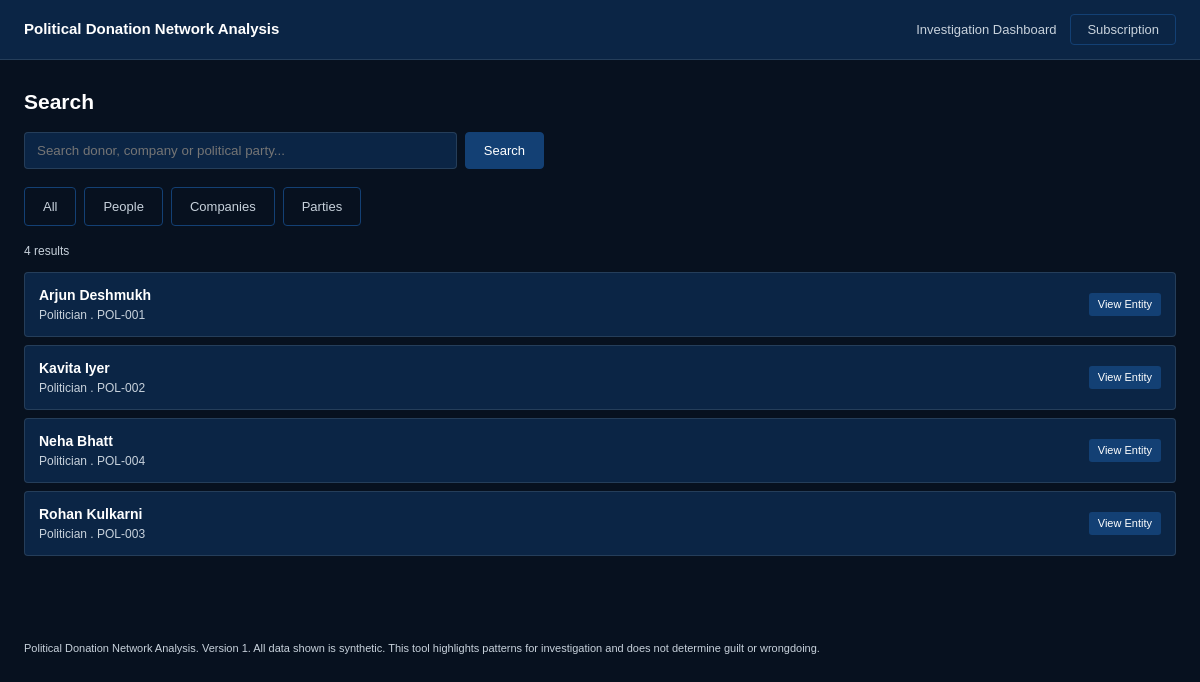
The app's page /pages/search.php?category=politician with its own data.
### tables this page shows
CREATE TABLE politicians (
    id INT PRIMARY KEY AUTO_INCREMENT,
    entity_id VARCHAR(20) NOT NULL UNIQUE,
    name VARCHAR(150) NOT NULL,
    party_id INT,
    designation VARCHAR(100),
    created_at TIMESTAMP DEFAULT CURRENT_TIMESTAMP,
    FOREIGN KEY (party_id) REFERENCES political_parties(id)
);

### pages/search.php (the view, shortened to what this page needs)
<?php
require_once __DIR__ . '/../config/database.php';
require_once __DIR__ . '/../config/helpers.php';
$q = trim($_GET['q'] ?? '');
$category = $_GET['category'] ?? '';
$results = [];
if ($q !== '') {
    $like = '%' . $q . '%';
    $stmt = $pdo->prepare("SELECT entity_id, name, 'Donor' AS type_label, 'donor' AS type FROM donors WHERE name LIKE ? OR entity_id LIKE ?");
    $stmt->execute([$like, $like]);
    $results = array_merge($results, $stmt->fetchAll());
    $stmt = $pdo->prepare("SELECT entity_id, company_name AS name, 'Company' AS type_label, 'company' AS type FROM companies WHERE company_name LIKE ? OR entity_id LIKE ?");
    $stmt->execute([$like, $like]);
    $results = array_merge($results, $stmt->fetchAll());
    $stmt = $pdo->prepare("SELECT party_id AS entity_id, party_name AS name, 'Political Party' AS type_label, 'party' AS type FROM political_parties WHERE party_name LIKE ? OR party_id LIKE ?");
    $stmt->execute([$like, $like]);
    $results = array_merge($results, $stmt->fetchAll());
} elseif ($category === 'donor') {
    $results = $pdo->query("SELECT entity_id, name, 'Donor' AS type_label, 'donor' AS type FROM donors ORDER BY name")->fetchAll();
} elseif ($category === 'party') {
    $results = $pdo->query("SELECT party_id AS entity_id, party_name AS name, 'Political Party' AS type_label, 'party' AS type FROM political_parties ORDER BY party_name")->fetchAll();
} elseif ($category === 'politician') {
    $results = $pdo->query("SELECT entity_id, name, 'Politician' AS type_label, 'politician' AS type FROM politicians ORDER BY name")->fetchAll();
}
?>
<h2>Search</h2>
<form action="search.php" method="get" style="display:flex;gap:8px;max-width:520px;margin:14px 0 18px;">
    <input type="text" name="q" value="<?= h($q) ?>" placeholder="Search donor, company or political party..." style="flex:1;padding:10px 12px;border:1px solid var(--border-subtle);border-radius:var(--radius);background:var(--dark-navy);color:var(--text-primary);">
    <button class="btn btn-primary" type="submit">Search</button>
</form>
<div style="display:flex;gap:8px;margin-bottom:16px;">
    <?php $qs = $q !== '' ? 'q=' . urlencode($q) : 'category=' . urlencode($category); ?>
    <a class="btn btn-secondary" href="search.php?<?= $qs ?>&tab=all">All</a>
    <a class="btn btn-secondary" href="search.php?<?= $qs ?>&tab=people">People</a>
    <a class="btn btn-secondary" href="search.php?<?= $qs ?>&tab=companies">Companies</a>
    <a class="btn btn-secondary" href="search.php?<?= $qs ?>&tab=parties">Parties</a>
</div>
<p class="muted"><?= count($results) ?> result<?= count($results) === 1 ? '' : 's' ?></p>
<?php foreach ($results as $r): ?>
    <a class="result-item" href="entity.php?type=<?= h($r['type']) ?>&id=<?= h($r['entity_id']) ?>">
        <div>
            <div class="result-name"><?= h($r['name']) ?></div>
            <div class="result-meta"><?= h($r['type_label']) ?> . <?= h($r['entity_id']) ?></div>
        </div>
        <span class="badge">View Entity</span>
    </a>
<?php endforeach; ?>

### assets/css/style.css (style rules this page uses)
:root { --bg-primary: #07111F; --dark-navy: #0B2545; --medium-blue: #134074; --deep-blue: #13315C; --light-workspace: #EEF4ED; --text-primary: #FFFFFF; --text-secondary: #C8D2DC; --border-subtle: rgba(200, 210, 220, 0.14); --radius: 4px; --edge-donation: #3B82D9; --edge-address: #22A55E; --edge-phone: #14B8A6; --edge-director: #F59E0B; --edge-company: #9B6BE0; --accent-red: #D14343; }
* { box-sizing: border-box; }
html, body { margin: 0; padding: 0; background: var(--bg-primary); color: var(--text-primary); font-family: "Lucida Sans", "Lucida Sans Unicode", sans-serif; font-size: 14px; line-height: 1.5; }
a { color: var(--edge-donation); text-decoration: none; }
h1, h2, h3 { color: var(--text-primary); margin: 0 0 0.5em; font-weight: 600; }
input, select, button { font-family: inherit; }
.btn { display: inline-block; font-size: 13px; padding: 9px 18px; border-radius: var(--radius); cursor: pointer; border: 1px solid var(--medium-blue); }
.btn-primary { background: var(--medium-blue); color: var(--text-primary); }
.btn-secondary { background: transparent; color: var(--text-secondary); }
.muted { color: var(--text-secondary); font-size: 12px; }
.result-item { display: flex; justify-content: space-between; align-items: center; padding: 12px 14px; border: 1px solid var(--border-subtle); border-radius: var(--radius); background: var(--dark-navy); margin-bottom: 8px; }
.result-name { font-weight: 600; color: var(--text-primary); font-size: 14px; }
.result-meta { font-size: 12px; color: var(--text-secondary); }
.badge { font-size: 11px; padding: 3px 9px; border-radius: 3px; background: var(--medium-blue); color: var(--text-primary); }

### records on screen
politicians: name "Arjun Deshmukh", type_label "Politician", entity "POL-001"
politicians: name "Kavita Iyer", type_label "Politician", entity "POL-002"
politicians: name "Neha Bhatt", type_label "Politician", entity "POL-004"
politicians: name "Rohan Kulkarni", type_label "Politician", entity "POL-003"

### other values on screen
count($results) "4"
